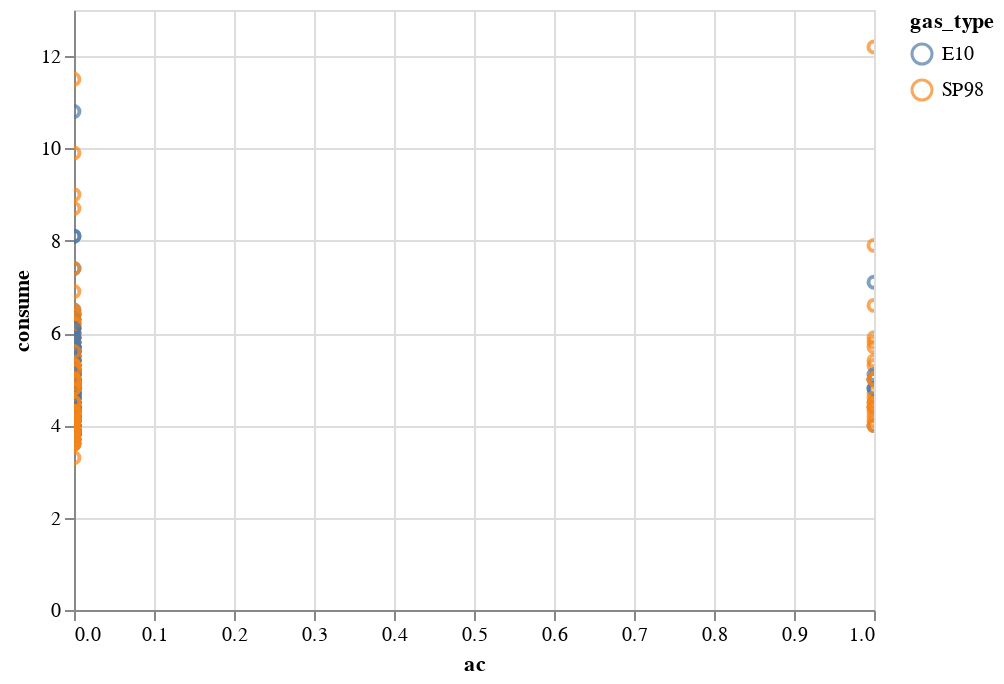

The cell this chart's notebook holds for it:
### Markdown cell above
### Consume when AC is on

### Code cell
alt.Chart(clean_data).mark_point().encode(x='ac', y='consume', color='gas_type').interactive()

### Figure 1 — Vega-Lite specification as saved in the notebook (floating-point values rounded to 4 significant figures; data arrays with more than 128 entries replaced by an {"elided": "..."} marker saying what was removed)
{"config": {"view": {"continuousWidth": 400, "continuousHeight": 300}}, "data": {"name": "data-45a64c4533a0455ea96c1caea5302820"}, "mark": "point", "encoding": {"color": {"field": "gas_type", "type": "nominal"}, "x": {"field": "ac", "type": "quantitative"}, "y": {"field": "consume", "type": "quantitative"}}, "selection": {"selector004": {"type": "interval", "bind": "scales", "encodings": ["x", "y"]}}, "$schema": "https://vega.github.io/schema/vega-lite/v4.17.0.json", "datasets": {"data-45a64c4533a0455ea96c1caea5302820": {"elided": "388 records"}}}
